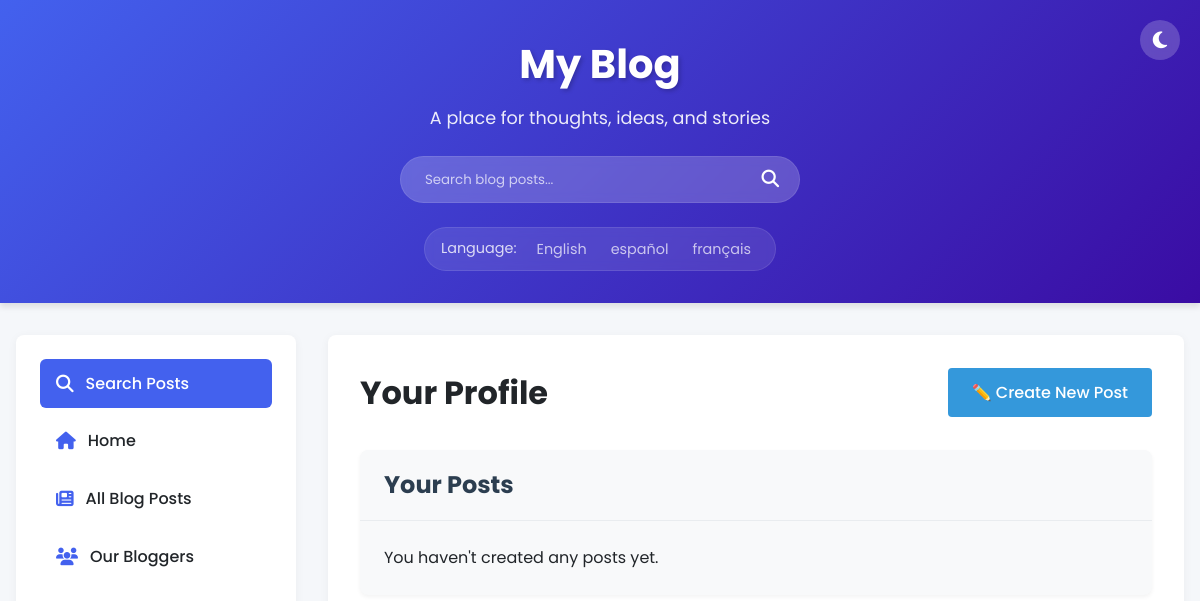
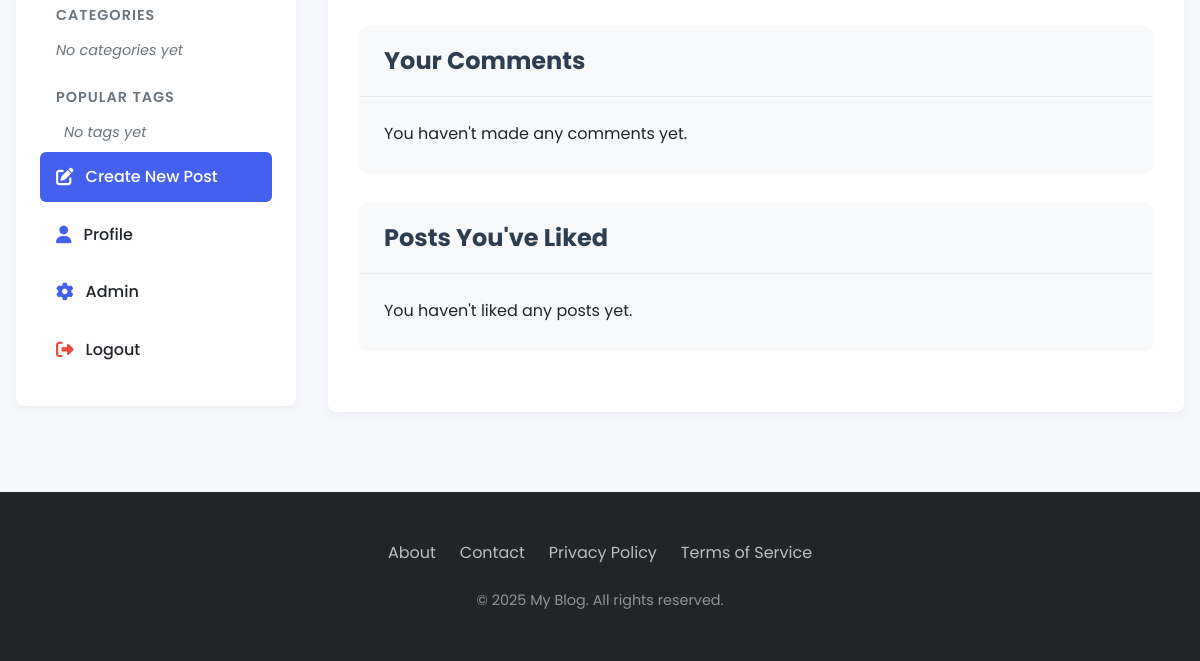
/profile/ (signed in), run on an earlier commit of the app's database (2 pictures, top to bottom).
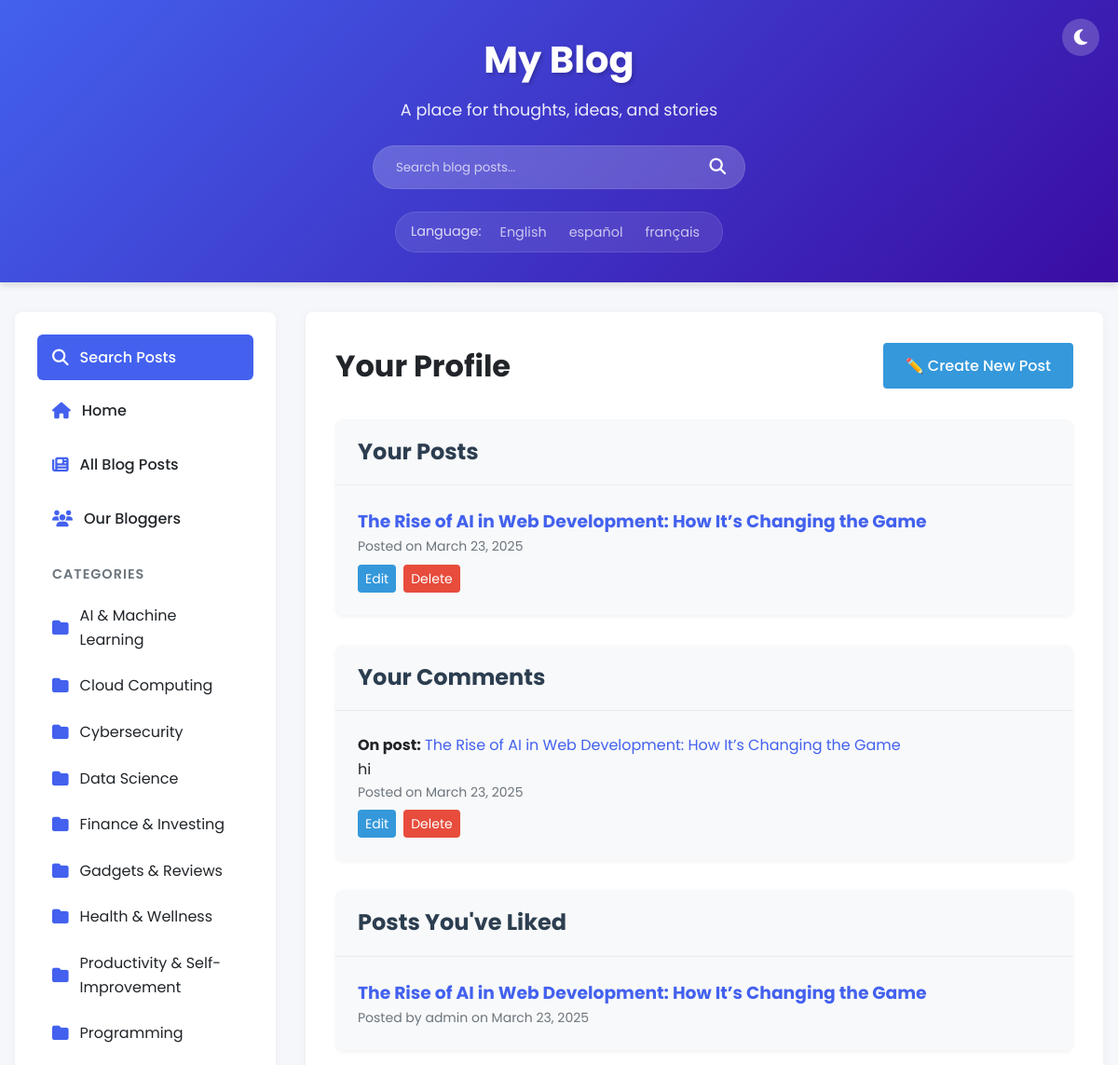
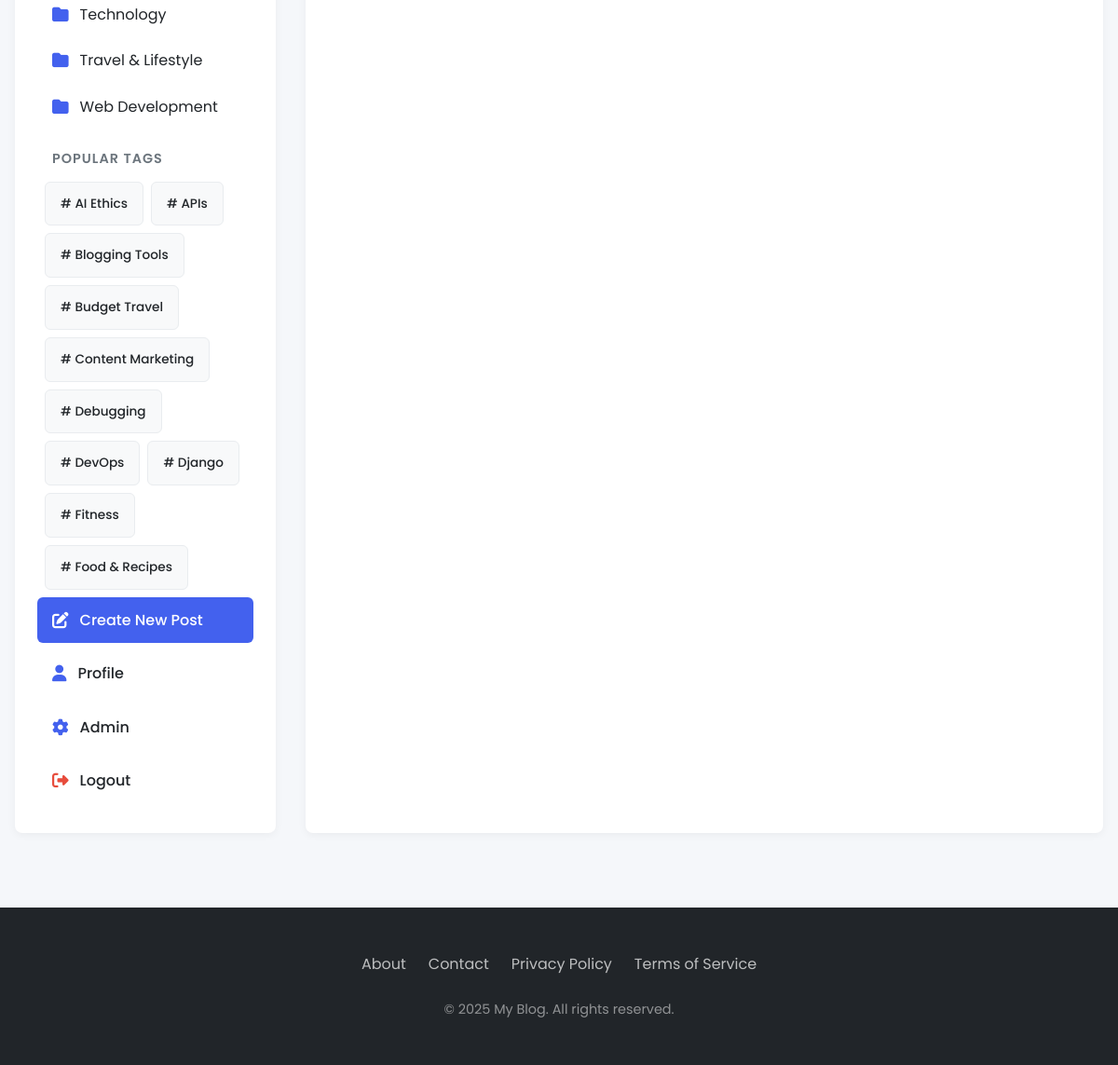
And on a later commit of the database (2 pictures, top to bottom).
### myapp/models.py (models this page shows, shortened)
class Category(models.Model):
    name = models.CharField(max_length=100, unique=True)
    slug = models.SlugField(max_length=100, unique=True)
    description = models.TextField(blank=True)
    class Meta:
        verbose_name_plural = "Categories"
        ordering = ['name']

class Tag(models.Model):
    name = models.CharField(max_length=50, unique=True)
    slug = models.SlugField(max_length=50, unique=True)
    class Meta:
        ordering = ['name']

class Post(models.Model):
    title = models.CharField(max_length=200)
    content = models.TextField()
    author = models.ForeignKey(User, on_delete=models.CASCADE)
    created_date = models.DateTimeField(default=timezone.now)
    updated_date = models.DateTimeField(auto_now=True)
    likes = models.ManyToManyField(User, related_name='liked_posts', blank=True)
    category = models.ForeignKey(Category, on_delete=models.SET_NULL, null=True, blank=True, related_name='posts')
    tags = models.ManyToManyField(Tag, blank=True, related_name='posts')
    view_count = models.PositiveIntegerField(default=0)
    class Meta:
        ordering = ['-created_date']  # Sort by newest first

class Comment(models.Model):
    post = models.ForeignKey(Post, on_delete=models.CASCADE, related_name='comments')
    author = models.ForeignKey(User, on_delete=models.CASCADE)
    content = models.TextField()
    created_date = models.DateTimeField(default=timezone.now)
    class Meta:
        ordering = ['created_date']  # Sort by oldest first

### myapp/views.py (the view)
# urls.py: path('profile/', views.ProfileView.as_view(), name='profile'),
class ProfileView(LoginRequiredMixin, CategoryTagContextMixin, generic.ListView):
    template_name = 'myapp/profile.html'
    context_object_name = 'posts'
    paginate_by = 10
    def get_queryset(self):
        return Post.objects.filter(author=self.request.user)
    def get_context_data(self, **kwargs):
        context = super().get_context_data(**kwargs)
        context['comments'] = Comment.objects.filter(author=self.request.user)
        context['liked_posts'] = Post.objects.filter(likes=self.request.user)
        return context

### myapp/context_processors.py (called while the page is built)
def language_context(request):
    current_language = translation.get_language()
    return {
        'LANGUAGES': settings.LANGUAGES,
        'LANGUAGE_CODE': current_language,
        'LANGUAGE_BIDI': translation.get_language_info(current_language).get('bidi', False),
    }

### myapp/views.py (called while the page is built)
    def get_context_data(self, **kwargs):
        context = super().get_context_data(**kwargs)
        context['categories'] = Category.objects.all()
        context['popular_tags'] = Tag.objects.annotate(num_posts=Count('posts')).order_by('-num_posts')[:10]
        return context

### myapp/templates/myapp/profile.html (shortened to what this page needs)
{% extends "myapp/base.html" %}
{% load static %}
{% block content %}
<div class="profile-header">
    <h1>Your Profile</h1>
    <a href="{% url 'post-create' %}" class="create-post-btn">✏️ Create New Post</a>
</div>
<div class="card mb-4">
    <div class="card-header">
        <h2>Your Posts</h2>
    </div>
    <div class="card-body">
        {% if posts %}
            {% for post in posts %}
                <div class="post-item mb-3">
                    <h3><a href="{% url 'post-detail' post.pk %}">{{ post.title }}</a></h3>
                    <p class="text-muted">Posted on {{ post.created_date|date:"F d, Y" }}</p>
                    <div class="btn-group">
                        <a href="{% url 'post-update' post.pk %}" class="btn btn-sm btn-primary">Edit</a>
                        <a href="{% url 'post-delete' post.pk %}" class="btn btn-sm btn-danger">Delete</a>
                    </div>
                </div>
            {% endfor %}
        {% else %}
            <p>You haven't created any posts yet.</p>
        {% endif %}
    </div>
</div>
<div class="card mb-4">
    <div class="card-header">
        <h2>Your Comments</h2>
    </div>
    <div class="card-body">
        {% if comments %}
            {% for comment in comments %}
                <div class="comment-item mb-3">
                    <p><strong>On post:</strong> <a href="{% url 'post-detail' comment.post.pk %}">{{ comment.post.title }}</a></p>
                    <p>{{ comment.content }}</p>
                    <p class="text-muted">Posted on {{ comment.created_date|date:"F d, Y" }}</p>
                    <div class="btn-group">
                        <a href="{% url 'comment_update' comment.pk %}" class="btn btn-sm btn-primary">Edit</a>
                        <a href="{% url 'comment_delete' comment.pk %}" class="btn btn-sm btn-danger">Delete</a>
                    </div>
                </div>
            {% endfor %}
        {% else %}
            <p>You haven't made any comments yet.</p>
        {% endif %}
    </div>
</div>
<div class="card">
    <div class="card-header">
        <h2>Posts You've Liked</h2>
    </div>
    <div class="card-body">
        {% if liked_posts %}
            {% for post in liked_posts %}
                <div class="post-item mb-3">
                    <h3><a href="{% url 'post-detail' post.pk %}">{{ post.title }}</a></h3>
                    <p class="text-muted">Posted by {{ post.author.username }} on {{ post.created_date|date:"F d, Y" }}</p>
                </div>
            {% endfor %}
        {% else %}
            <p>You haven't liked any posts yet.</p>
        {% endif %}
    </div>
</div>
{% endblock %}

### myapp/templates/myapp/base.html (shortened to what the changed rows need)
{% load static %}
{% load i18n %}
<!DOCTYPE html>
<html lang="{{ LANGUAGE_CODE|default:'en' }}">
<head>
    <link rel="stylesheet" href="https://cdnjs.cloudflare.com/ajax/libs/font-awesome/6.4.0/css/all.min.css">
</head>
<body>
    <header>
        <div class="header-content">
            <h1 class="logo">{% trans "My Blog" %}</h1>
            {% include "myapp/includes/language_switcher.html" %}
        </div>
    </header>
    <div class="main-wrapper">
        <aside class="sidebar">
            <nav>
                <ul class="sidebar-nav">
                    <li class="nav-section">
                        <ul class="sidebar-subnav">
                            {% for category in categories %}
                                <li><a href="{% url 'category-detail' category.slug %}"><i class="fas fa-folder"></i> {{ category.name }}</a></li>
                            {% empty %}
                                <li class="nav-empty">{% trans "No categories yet" %}</li>
                            {% endfor %}
                        </ul>
                    </li>
                    <li class="nav-section">
                        <div class="sidebar-tags">
                            {% for tag in popular_tags %}
                                <a href="{% url 'tag-detail' tag.slug %}" class="sidebar-tag"># {{ tag.name }}</a>
                            {% empty %}
                                <span class="nav-empty">{% trans "No tags yet" %}</span>
                            {% endfor %}
                        </div>
                    </li>
                </ul>
            </nav>
        </aside>
        <main>
            {% block content %}{% endblock %}
        </main>
    </div>
</body>
</html>

What changed in the data, as far as the page shows it:
added Category: name "AI & Machine Learning"
added Category: name "Cloud Computing"
added Category: name "Cybersecurity"
added Category: name "Data Science"
added Category: name "Finance & Investing"
added Category: name "Gadgets & Reviews"
added Category: name "Health & Wellness"
added Category: name "Productivity & Self-Improvement"
added Category: name "Programming"
added Category: name "Technology"
added Category: name "Travel & Lifestyle"
added Category: name "Web Development"
added Tag: name "AI Ethics"
added Tag: name "APIs"
added Tag: name "Blogging Tools"
added Tag: name "Budget Travel"
added Tag: name "Content Marketing"
added Tag: name "Debugging"
added Tag: name "DevOps"
added Tag: name "Django"
added Tag: name "Fitness"
added Tag: name "Food & Recipes"
added Post: title "The Rise of AI in Web Development: How It’s Changing the Game", created_date "March 23, 2025", author.username "admin"
added Comment: post "The Rise of AI in Web Development: How It’s Changing the Game", content "hi", created_date "March 23, 2025"
Also different on the page:
text no longer shown: "No categories yet No tags yet You haven't created any posts yet. You haven't made any comments yet. You haven't liked any posts yet."
